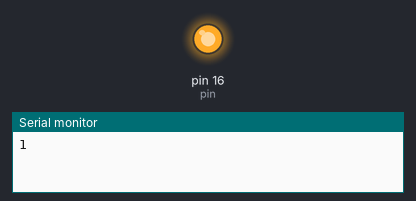
A sketch run on a simulated Arduino Uno, built with avr-gcc and run on an emulated ATmega328P. Shown: output pins drawn as LEDs (lit = HIGH), the last lines printed to the serial monitor.

Above: at 2.5 s.
At 7.5 s:
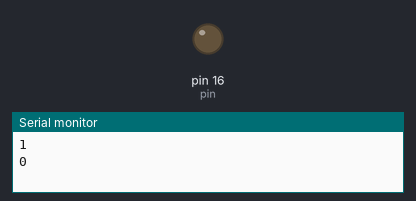
Timing chart, 0 to 13.0 s (numbered marks = the images above):
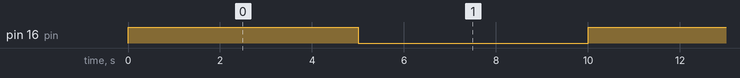

The sketch:

Test_GPIO.ino
```cpp
int pin = 16;
void setup() {
  // put your setup code here, to run once:
  Serial.begin(9600);
  pinMode(pin, OUTPUT);
  digitalWrite(pin, HIGH);
}

void loop() {
  // put your main code here, to run repeatedly:
  //digitalWrite(pin, HIGH);
  digitalWrite(pin, HIGH);
  Serial.println(digitalRead(pin));
  delay(5000);
  digitalWrite(pin, LOW);
  Serial.println(digitalRead(pin));
  delay(5000);
}
```

Measured:
- by itself, pin 16 (pin): alternates HIGH for 5.0 s and LOW for 5.0 s
